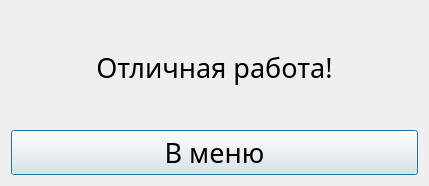
<?xml version="1.0" encoding="UTF-8"?>
<ui version="4.0">
 <class>WinDialog</class>
 <widget class="QDialog" name="WinDialog">
  <property name="geometry">
   <rect>
    <x>0</x>
    <y>0</y>
    <width>429</width>
    <height>186</height>
   </rect>
  </property>
  <property name="font">
   <font>
    <family>Century Gothic</family>
    <pointsize>20</pointsize>
   </font>
  </property>
  <property name="windowTitle">
   <string>Dialog</string>
  </property>
  <layout class="QGridLayout" name="gridLayout_2">
   <item row="0" column="0">
    <layout class="QGridLayout" name="gridLayout">
     <item row="0" column="0">
      <widget class="QLabel" name="label">
       <property name="layoutDirection">
        <enum>Qt::LeftToRight</enum>
       </property>
       <property name="text">
        <string>Отличная работа!</string>
       </property>
       <property name="textFormat">
        <enum>Qt::AutoText</enum>
       </property>
       <property name="alignment">
        <set>Qt::AlignCenter</set>
       </property>
      </widget>
     </item>
     <item row="1" column="0">
      <widget class="QPushButton" name="menuButton">
       <property name="text">
        <string>В меню</string>
       </property>
      </widget>
     </item>
    </layout>
   </item>
  </layout>
 </widget>
 <resources/>
 <connections/>
</ui>
